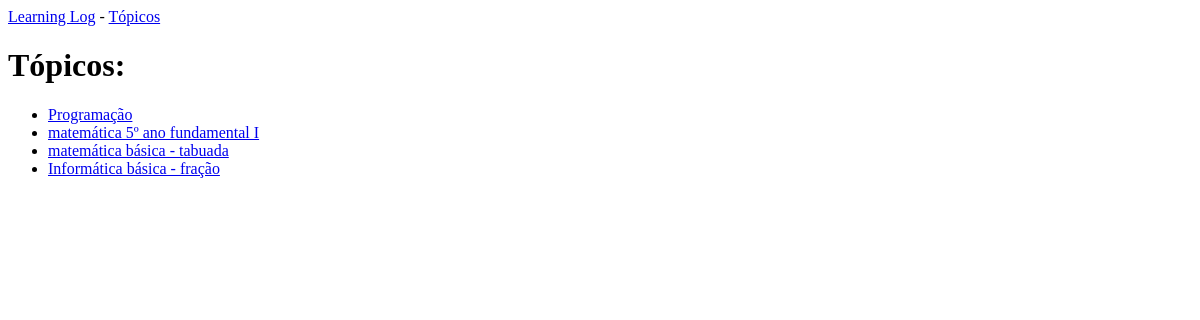
/topics, run on an earlier commit of the app's database.
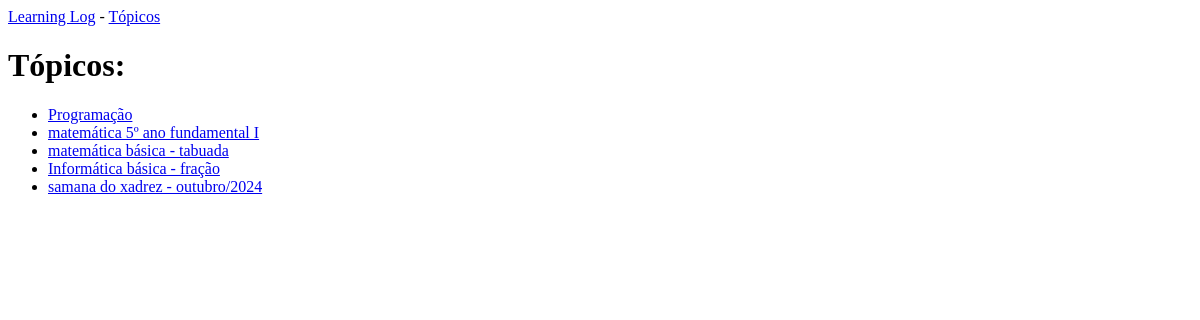
And on a later commit of the database.
### learning_logs/models.py (models this page shows)
class Topic(models.Model):
    text = models.CharField(max_length=200)
    date_added = models.DateTimeField(auto_now_add=True)
    def __str__(self):
        return self.text

### learning_logs/views.py (the view)
# urls.py: path('topics', views.topics, name='topics'),
def topics(request):
    topics = Topic.objects.order_by('date_added')
    context = {'topics': topics}
    return render(request, 'learning_logs/topics.html', context)

### learning_logs/templates/learning_logs/topics.html
{% extends "learning_logs/base.html" %}
{% block content %}
    <h1>Tópicos:</h1>
    <ul>
        {% for topic in topics %}
            <li>
                <a href="{% url 'topic' topic.id %}">{{ topic }}</a>
            </li>
        {% empty %}
            <li>Não há tópicos adicionados.</li>
        {% endfor %}
    </ul>
{% endblock content %}

What changed in the data, as far as the page shows it:
added Topic: text "samana do xadrez - outubro/2024"
